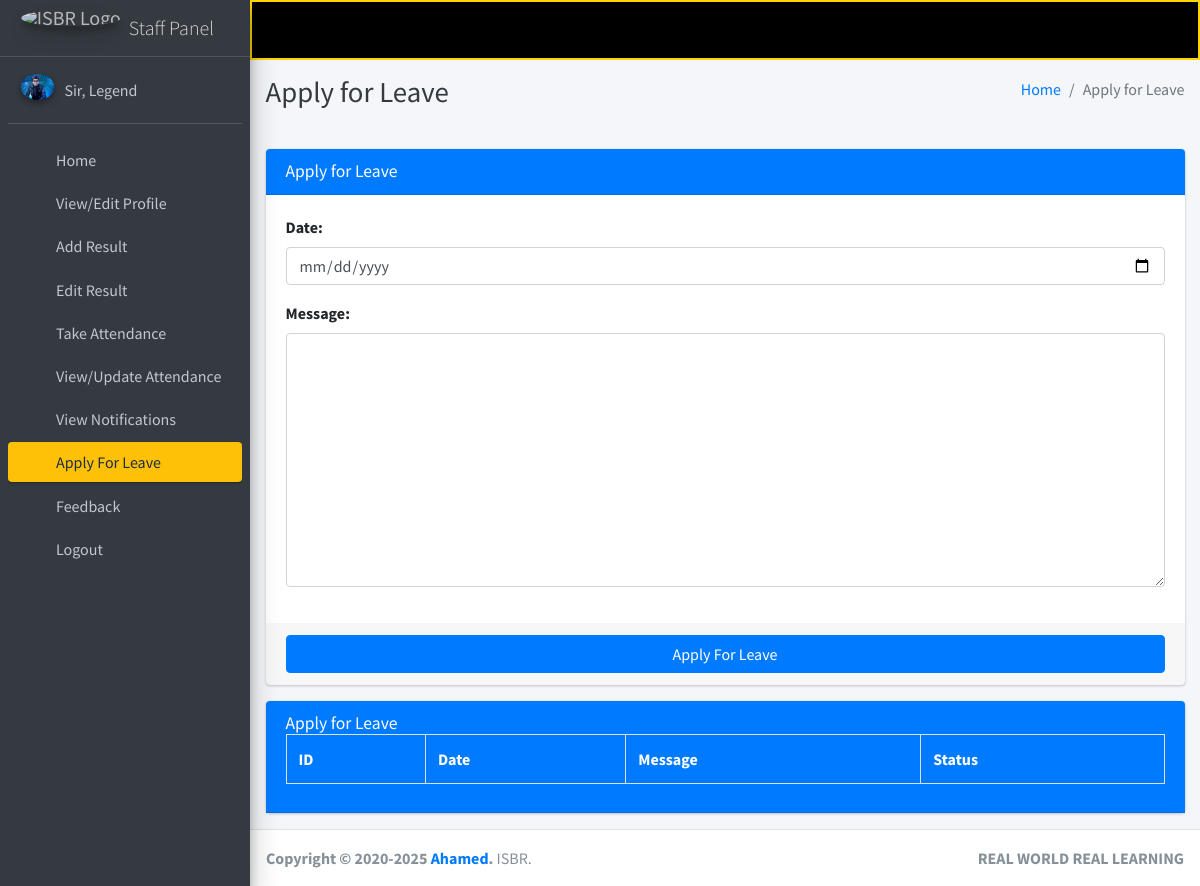
Page /staff/apply/leave/ (signed in) on the earlier database version.
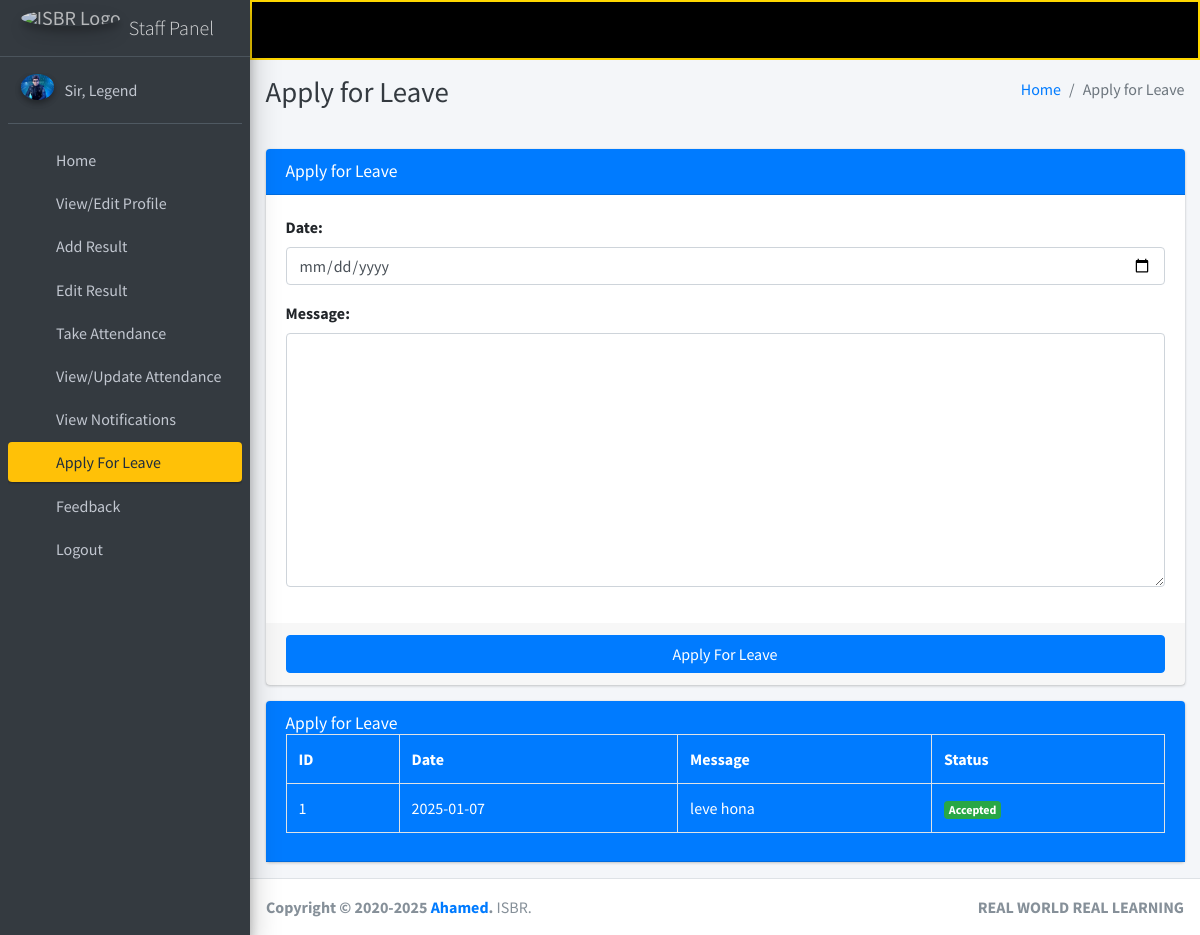
Same page on the later database version.
### main_app/models.py (models this page shows)
class LeaveReportStaff(models.Model):
    staff = models.ForeignKey(Staff, on_delete=models.CASCADE)
    date = models.CharField(max_length=60)
    message = models.TextField()
    status = models.SmallIntegerField(default=0)
    created_at = models.DateTimeField(auto_now_add=True)
    updated_at = models.DateTimeField(auto_now=True)

### main_app/staff_views.py (the view, shortened to what this page needs)
# urls.py: path("staff/apply/leave/", staff_views.staff_apply_leave,
def staff_apply_leave(request):
    form = LeaveReportStaffForm(request.POST or None)
    staff = get_object_or_404(Staff, admin_id=request.user.id)
    context = {
        'form': form,
        'leave_history': LeaveReportStaff.objects.filter(staff=staff),
        'page_title': 'Apply for Leave'
    }
    return render(request, "staff_template/staff_apply_leave.html", context)

### main_app/forms.py
class LeaveReportStaffForm(FormSettings):
    def __init__(self, *args, **kwargs):
        super(LeaveReportStaffForm, self).__init__(*args, **kwargs)
    class Meta:
        model = LeaveReportStaff
        fields = ['date', 'message']
        widgets = {
            'date': DateInput(attrs={'type': 'date'}),
        }

### main_app/models.py (called while the page is built)
    def __str__(self):
        return self.last_name + ", " + self.first_name

### main_app/templates/staff_template/staff_apply_leave.html
{% extends 'main_app/base.html' %}
{% load static %}
{% block page_title %}{{page_title}}{% endblock page_title %}
{% block content %}
<section class="content">
    <div class="container-fluid">
        <div class="row">
            <div class="col-md-12">
                <div class="card card-primary">
                    <div class="card-header">
                        <h3 class="card-title">{{page_title}}</h3>
                    </div>
                    {% include "main_app/form_template.html" with messages=messages  form=form button_text="Apply For Leave"%}
                </div>
<div class="card card-primary">
    <div class="card-header"><h3 class="card-title">{{page_title}}</h3>
   <div class="table">
       <table class="table table-bordered">
           <tr>
               <th>ID</th>
               <th>Date</th>
               <th>Message</th>
            <th>Status</th>
        </tr>
        {% for leave in leave_history %}
        <tr>
            <td>{{forloop.counter}}</td>
            <td>{{leave.date}}</td>
              <td>{{leave.message}}</td>
              <td>
                  {% if leave.status == 0 %}
                  <span class="badge badge-warning">Pending</span>
                  {% elif leave.status == 1 %}
                  <span class="badge badge-success">Accepted</span>
                    {% else %}
                    <span class="badge badge-danger">Rejected</span>
                    {% endif %}
                </td>
            </tr>
            {% endfor %}
        </table>
    </div>
    </div>
            </div>
        </div>
    </div>
</section>
{% endblock content %}

Differences in the rows shown:
added LeaveReportStaff: date "2025-01-07", message "leve hona", status "Accepted"
